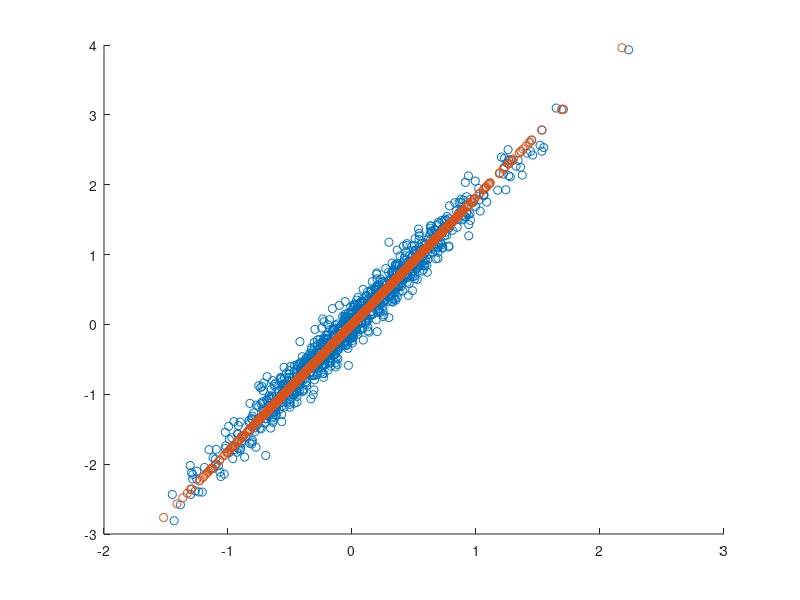

MATLAB code for this plot:
clc;
clear;
close all;

% Generate Data
W = randn(1000,2);
A = rand(2,2);
X = W*A;

% Covariance Matrix
C = cov(X);

% Find PC1
[V,E] = eig(C);
[emax, emax_id] = max(diag(E));
u = V(:,emax_id);

% Transform Data
z = X*u;

% Decide DAta
Y = z*u';

% Plot results
figure;
scatter(X(:,1),X(:,2));
hold on;
scatter(Y(:,1),Y(:,2));